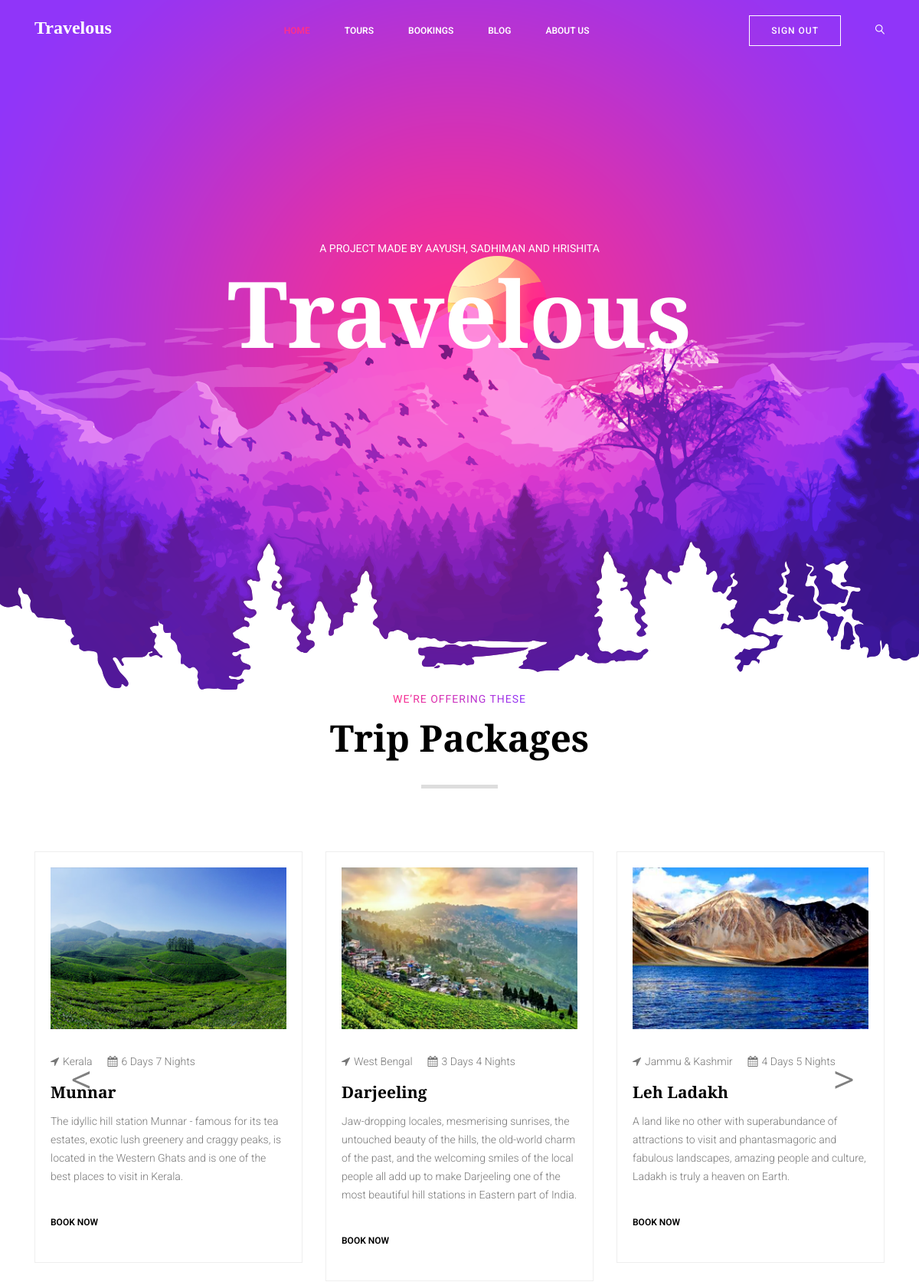
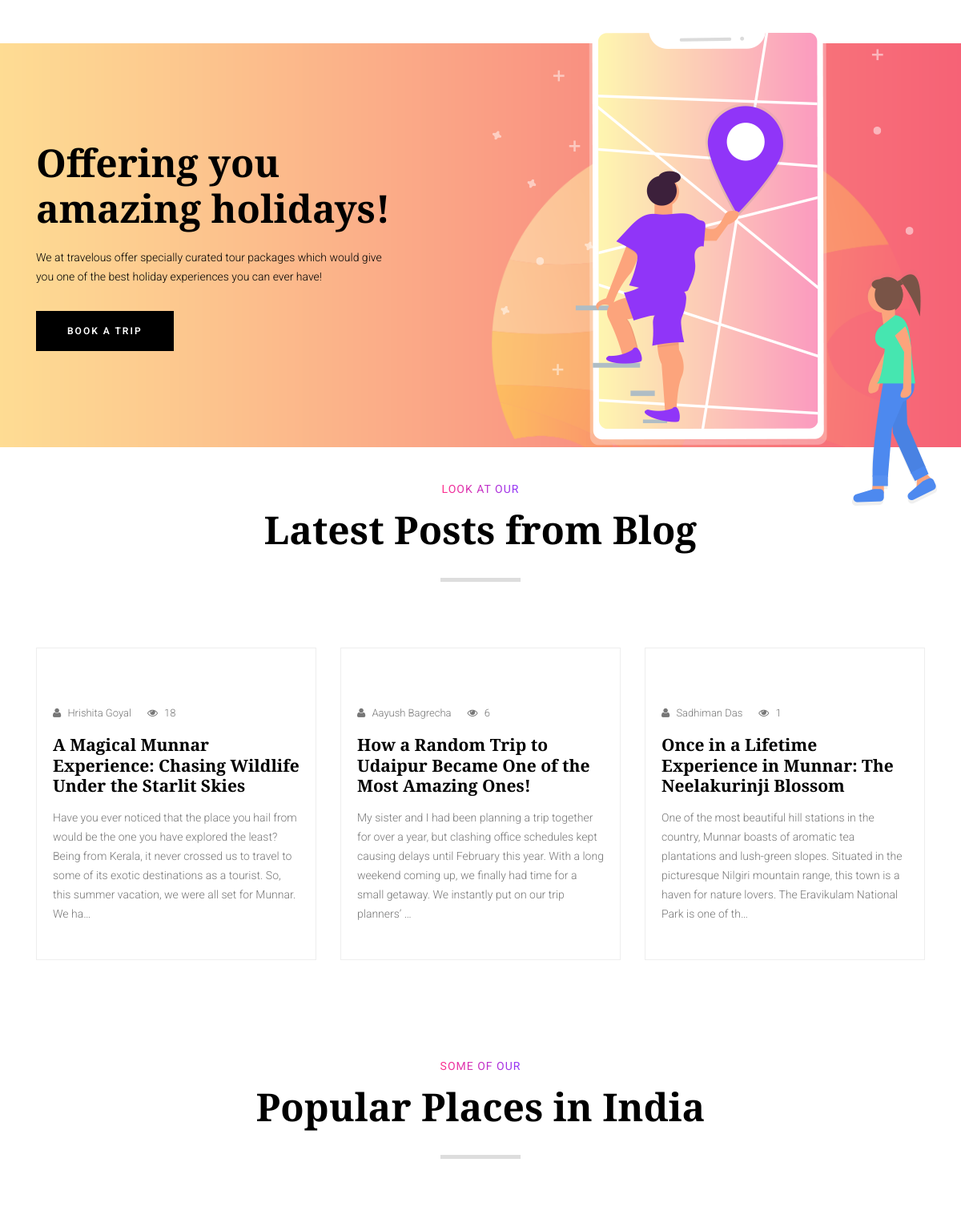
/index (upper part), run on the app's committed database (2 pictures, top to bottom).
### fwtproject/models.py (models this page shows)
class Tours(models.Model):
    tour_id = models.AutoField
    destination = models.CharField(max_length=50)
    dn = models.CharField(max_length=20)
    image = models.ImageField(upload_to='img/tours', default="")
    sdesc = models.CharField(max_length=300)
    state = models.CharField(max_length=20)
    about = models.TextField(max_length=10000)
    price = models.IntegerField(max_length=7)
    category = models.CharField(max_length=20)
    def __str__(self):
        return self.destination

class blogs(models.Model):
    title = models.CharField(max_length=200)
    author = models.CharField(max_length=20)
    body = models.TextField(max_length=5000)
    destination = models.CharField(max_length=20)
    imagebig = models.ImageField(upload_to='img/blog', default="")
    imagesmall1 = models.ImageField(upload_to='img/blog', default="")
    imagesmall2 = models.ImageField(upload_to='img/blog', default="")
    nViews = models.IntegerField()

### fwtproject/views.py (the view)
# urls.py: path('index', views.index, name='index'),
def index(request):
    tours = Tours.objects.all()
    print(tours)
    n = len(tours)
    print(tours[0].destination)
    nCards = n // 4 + ceil((n / 4) - (n // 4))
    print(tours[0].image)
    blog=blogs.objects.all()
    params = {'tours': tours, 'no_of_slides': nCards, 'nPages':range(nCards), 'blog':blog }
    return render(request, "index.html", params)

### fwtproject/templates/index.html (shortened to what this page needs)
{% extends 'base.html' %}
{% load static %}
	{% block body %}
	<section class="home_banner_area">
		<div class="banner_inner">
			<div class="container">
				<div class="row fullscreen d-flex align-items-center justify-content-center">
					<div class="banner_content">
						<p>A project made by Aayush, Sadhiman and Hrishita</p>
						<h2>Travelous</h2>
					</div>
				</div>
			</div>
		</div>
	</section>
		<div class="container">
			<div class="row d-flex justify-content-center">
				<div class="col-lg-12">
					<div class="main_title">
						<p>We’re Offering these</p>
						<h1>Trip Packages</h1>
						<span class="title-widget-bg"></span>
					</div>
				</div>
			</div>
		</div>
<div class="container-fluid">
	<div class="row">
		<div class="col-sm-12">
			<div id="inam" class="carousel slide" data-ride="carousel">
				<div class="carousel-inner">
					<div class="carousel-item active">
						 <div class="container">
						 	<div class="row">
				<div class="col-lg-4 col-md-6">
					<div class="single-package">
						<div class="thumb">
							<img class="img-fluid" src="/static/{{tours.0.image}}" alt="">
						</div>
						<div class="meta-top d-flex">
							<p><span class="fa fa-location-arrow"></span>{{tours.0.state}}</p>
							<p class="ml-20"><span class="fa fa-calendar"></span>{{tours.0.dn}}</p>
						</div>
						<h4>{{tours.0.destination}}</h4>
						<p>
							{{tours.0.sdesc}}
						</p>
						<a href="#" class="primary-btn">Book Now</a>
					</div>
				</div>
				<div class="col-lg-4 col-md-6">
					<div class="single-package">
						<div class="thumb">
							<img class="img-fluid" src="/static/{{tours.1.image}}" alt="">
						</div>
						<div class="meta-top d-flex">
							<p><span class="fa fa-location-arrow"></span>{{tours.1.state}}</p>
							<p class="ml-20"><span class="fa fa-calendar"></span>{{tours.1.dn}}</p>
						</div>
						<h4>{{tours.1.destination}}</h4>
						<p>
							{{tours.1.sdesc}}
						</p>
						<a href="#" class="primary-btn">Book Now</a>
					</div>
				</div>
				<div class="col-lg-4 col-md-6">
					<div class="single-package">
						<div class="thumb">
							<img class="img-fluid" src="/static/{{tours.2.image}}" alt="">
						</div>
						<div class="meta-top d-flex">
							<p><span class="fa fa-location-arrow"></span>{{tours.2.state}}</p>
							<p class="ml-20"><span class="fa fa-calendar"></span>{{tours.2.dn}}</p>
						</div>
						<h4>{{tours.2.destination}}</h4>
						<p>
							{{tours.2.sdesc}}
						</p>
						<a href="#" class="primary-btn">Book Now</a>
					</div>
				</div>
			</div>
						 </div>
					</div>
				</div>
				<a href="#inam" class="carousel-control-prev" data-slide="prev">
					<span class="carousel-control-prev-icon"></span>
				</a>
				<a href="#inam" class="carousel-control-next" data-slide="next">
					<span class="carousel-control-next-icon"></span>
				</a>
			</div>
		</div>
	</div>
</div>
	<div class="cta-area section_gap">
		<div class="container">
			<div class="row">
				<div class="col-lg-5">
					<h1>Offering you amazing holidays!</h1>
					<p>
						We at travelous offer specially curated tour packages which would give you one of the best holiday experiences you can ever have!
					</p>
					<a href="#" class="primary-btn">Book a Trip</a>
				</div>
				<div class="offset-lg-1 col-lg-6">
					<img class="cta-img img-fluid" src='{% static "img/cta-img.png" %}' alt="">
				</div>
			</div>
		</div>
	</div>
	<section class="home-blog-area">
		<div class="container">
			<div class="row d-flex justify-content-center">
				<div class="col-lg-12">
					<div class="main_title">
						<p>Look at our</p>
						<h1>Latest Posts from Blog</h1>
						<span class="title-widget-bg"></span>
					</div>
				</div>
			</div>
			<div class="row">
				<div class="col-lg-4 col-md-6 col-sm-6">
					<div class="single-blog">
						<div class="blog-thumb">
						</div>
						<div class="blog-details">
							<div class="blog-meta d-flex">
								<p>
									<a href="#">
										<span class="fa fa-user"></span>
										{{blog.1.author}}
									</a>
								</p>
								<p>
									<a href="#">
										<span class="fa fa-eye"></span>
										{{blog.1.nViews}}
									</a>
								</p>
							</div>
							<h5>
								<a href="#">{{blog.1.title}}</a>
							</h5>
							<p>{{blog.1.body|truncatechars:255}}</p>
						</div>
					</div>
				</div>
				<div class="col-lg-4 col-md-6 col-sm-6">
					<div class="single-blog">
						<div class="blog-thumb">
						</div>
						<div class="blog-details">
							<div class="blog-meta d-flex">
								<p>
									<a href="#">
										<span class="fa fa-user"></span>
										{{blog.0.author}}
									</a>
								</p>
								<p>
									<a href="#">
										<span class="fa fa-eye"></span>
										{{blog.0.nViews}}
									</a>
								</p>
							</div>
							<h5>
								<a href="#">{{blog.0.title}}</a>
							</h5>
							<p>{{blog.0.body|truncatechars:255}}</p>
						</div>
					</div>
				</div>
				<div class="col-lg-4 col-md-6 col-sm-6">
					<div class="single-blog">
						<div class="blog-thumb">
						</div>
						<div class="blog-details">
							<div class="blog-meta d-flex">
								<p>
									<a href="#">
										<span class="fa fa-user"></span>
										{{blog.2.author}}
									</a>
								</p>
								<p>
									<a href="#">
										<span class="fa fa-eye"></span>
										{{blog.2.nViews}}
									</a>
								</p>
							</div>
							<h5>
								<a href="#">{{blog.2.title}}</a>
							</h5>
							<p>{{blog.2.body|truncatechars:255}}</p>
						</div>
					</div>
				</div>
			</div>
		</div>
	</section>
	<section class="popular-places-area section_gap_bottom">
		<div class="container">
			<div class="row d-flex justify-content-center">
				<div class="col-lg-12">
					<div class="main_title">
						<p>Some of Our</p>
						<h1>Popular Places in India</h1>
						<span class="title-widget-bg"></span>
					</div>
				</div>
			</div>
		</div>
	</section>
{% endblock %}

### fwtproject/templates/index.html (style rules this page uses)
.carousel-control-prev-icon, .carousel-control-next-icon { height: 20px; width: 20px; outline: black; background-size: 100%, 100%; border-radius: 50%; background-image: none; }
.carousel-control-next-icon:after { content: '>'; font-size: 55px; color: black; }
.carousel-control-prev-icon:after { content: '<'; font-size: 55px; color: black; }

### data on the page
Tours: image (picture), state "Kerala", dn "6 Days 7 Nights", destination "Munnar", sdesc "The idyllic hill station Munnar - famous for its tea estates, exotic lush greenery and craggy peaks, is located in the Western Ghats and is one of the best places to visit in Kerala."
Tours: image (picture), state "West Bengal", dn "3 Days 4 Nights", destination "Darjeeling", sdesc "Jaw-dropping locales, mesmerising sunrises, the untouched beauty of the hills, the old-world charm of the past, and the welcoming smiles of the local people all add up to make Darjeeling one of the most beautiful hill stations in Eastern part of India."
Tours: image (picture), state "Jammu & Kashmir", dn "4 Days 5 Nights", destination "Leh Ladakh", sdesc "A land like no other with superabundance of attractions to visit and phantasmagoric and fabulous landscapes, amazing people and culture, Ladakh is truly a heaven on Earth."
blogs: author "Hrishita Goyal", nViews "18", title "A Magical Munnar Experience: Chasing Wildlife Under the Starlit Skies", body "Have you ever noticed that the place you hail from would be the one you have explored the least? Being from Kerala, it never crossed us to travel to some of its exotic destinations as a tourist. So, this summer vacation, we were all set for Munnar. We ha…"
blogs: author "Aayush Bagrecha", nViews "6", title "How a Random Trip to Udaipur Became One of the Most Amazing Ones!", body "My sister and I had been planning a trip together for over a year, but clashing office schedules kept causing delays until February this year. With a long weekend coming up, we finally had time for a small getaway. We instantly put on our trip planners’ …"
blogs: author "Sadhiman Das", nViews "1", title "Once in a Lifetime Experience in Munnar: The Neelakurinji Blossom", body "One of the most beautiful hill stations in the country, Munnar boasts of aromatic tea plantations and lush-green slopes. Situated in the picturesque Nilgiri mountain range, this town is a haven for nature lovers. The Eravikulam National Park is one of th…"
